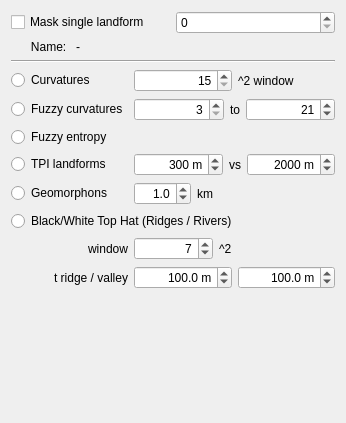
          <widget class="QWidget" name="pageLandforms">
           <property name="geometry">
            <rect>
             <x>0</x>
             <y>0</y>
             <width>346</width>
             <height>423</height>
            </rect>
           </property>
           <attribute name="label">
            <string>Landforms</string>
           </attribute>
           <layout class="QVBoxLayout" name="verticalLayout_17">
            <item>
             <layout class="QHBoxLayout" name="horizontalLayout_10">
              <property name="leftMargin">
               <number>0</number>
              </property>
              <item>
               <widget class="QCheckBox" name="dem_showSingleLandform">
                <property name="text">
                 <string>Mask single landform</string>
                </property>
               </widget>
              </item>
              <item>
               <widget class="QSpinBox" name="dem_showSingleLandform_id"/>
              </item>
             </layout>
            </item>
            <item>
             <layout class="QHBoxLayout" name="horizontalLayout_23">
              <item>
               <widget class="QLabel" name="label_25">
                <property name="sizePolicy">
                 <sizepolicy hsizetype="Minimum" vsizetype="Preferred">
                  <horstretch>0</horstretch>
                  <verstretch>0</verstretch>
                 </sizepolicy>
                </property>
                <property name="text">
                 <string>      Name: </string>
                </property>
               </widget>
              </item>
              <item>
               <widget class="QLabel" name="dem_landformName">
                <property name="sizePolicy">
                 <sizepolicy hsizetype="Expanding" vsizetype="Preferred">
                  <horstretch>0</horstretch>
                  <verstretch>0</verstretch>
                 </sizepolicy>
                </property>
                <property name="text">
                 <string>-</string>
                </property>
               </widget>
              </item>
             </layout>
            </item>
            <item>
             <widget class="Line" name="line">
              <property name="orientation">
               <enum>Qt::Orientation::Horizontal</enum>
              </property>
             </widget>
            </item>
            <item>
             <layout class="QGridLayout" name="gridLayout_4">
              <item row="0" column="0">
               <widget class="QRadioButton" name="dem_dikauWoodClass">
                <property name="text">
                 <string>Curvatures</string>
                </property>
               </widget>
              </item>
              <item row="0" column="1" colspan="2">
               <layout class="QHBoxLayout" name="horizontalLayout_13">
                <item>
                 <widget class="QSpinBox" name="dem_dikauWoodSolver_w">
                  <property name="alignment">
                   <set>Qt::AlignmentFlag::AlignRight|Qt::AlignmentFlag::AlignTrailing|Qt::AlignmentFlag::AlignVCenter</set>
                  </property>
                  <property name="prefix">
                   <string/>
                  </property>
                  <property name="minimum">
                   <number>15</number>
                  </property>
                  <property name="maximum">
                   <number>1001</number>
                  </property>
                  <property name="singleStep">
                   <number>2</number>
                  </property>
                  <property name="value">
                   <number>15</number>
                  </property>
                 </widget>
                </item>
                <item>
                 <widget class="QLabel" name="label_22">
                  <property name="text">
                   <string>^2 window</string>
                  </property>
                 </widget>
                </item>
               </layout>
              </item>
              <item row="1" column="0">
               <widget class="QRadioButton" name="dem_fisher2004">
                <property name="enabled">
                 <bool>true</bool>
                </property>
                <property name="text">
                 <string>Fuzzy curvatures</string>
                </property>
               </widget>
              </item>
              <item row="1" column="1" colspan="2">
               <layout class="QHBoxLayout" name="horizontalLayout_29">
                <item>
                 <widget class="QSpinBox" name="dem_fisher2004_minScale">
                  <property name="sizePolicy">
                   <sizepolicy hsizetype="Expanding" vsizetype="Fixed">
                    <horstretch>0</horstretch>
                    <verstretch>0</verstretch>
                   </sizepolicy>
                  </property>
                  <property name="alignment">
                   <set>Qt::AlignmentFlag::AlignRight|Qt::AlignmentFlag::AlignTrailing|Qt::AlignmentFlag::AlignVCenter</set>
                  </property>
                  <property name="minimum">
                   <number>3</number>
                  </property>
                  <property name="maximum">
                   <number>201</number>
                  </property>
                  <property name="singleStep">
                   <number>2</number>
                  </property>
                  <property name="value">
                   <number>3</number>
                  </property>
                 </widget>
                </item>
                <item>
                 <widget class="QLabel" name="label_31">
                  <property name="sizePolicy">
                   <sizepolicy hsizetype="Minimum" vsizetype="Preferred">
                    <horstretch>0</horstretch>
                    <verstretch>0</verstretch>
                   </sizepolicy>
                  </property>
                  <property name="text">
                   <string>to</string>
                  </property>
                 </widget>
                </item>
                <item>
                 <widget class="QSpinBox" name="dem_fisher2004_maxScale">
                  <property name="sizePolicy">
                   <sizepolicy hsizetype="Expanding" vsizetype="Fixed">
                    <horstretch>0</horstretch>
                    <verstretch>0</verstretch>
                   </sizepolicy>
                  </property>
                  <property name="alignment">
                   <set>Qt::AlignmentFlag::AlignRight|Qt::AlignmentFlag::AlignTrailing|Qt::AlignmentFlag::AlignVCenter</set>
                  </property>
                  <property name="minimum">
                   <number>3</number>
                  </property>
                  <property name="maximum">
                   <number>201</number>
                  </property>
                  <property name="singleStep">
                   <number>2</number>
                  </property>
                  <property name="value">
                   <number>21</number>
                  </property>
                 </widget>
                </item>
               </layout>
              </item>
              <item row="2" column="0">
               <widget class="QRadioButton" name="dem_fisher2004entropy">
                <property name="enabled">
                 <bool>true</bool>
                </property>
                <property name="text">
                 <string>Fuzzy entropy</string>
                </property>
               </widget>
              </item>
              <item row="3" column="0">
               <widget class="QRadioButton" name="dem_tpiClass">
                <property name="text">
                 <string>TPI landforms</string>
                </property>
               </widget>
              </item>
              <item row="3" column="1" colspan="2">
               <layout class="QHBoxLayout" name="horizontalLayout_24">
                <item>
                 <widget class="QSpinBox" name="dem_tpiClassSmall">
                  <property name="minimumSize">
                   <size>
                    <width>64</width>
                    <height>0</height>
                   </size>
                  </property>
                  <property name="alignment">
                   <set>Qt::AlignmentFlag::AlignRight|Qt::AlignmentFlag::AlignTrailing|Qt::AlignmentFlag::AlignVCenter</set>
                  </property>
                  <property name="suffix">
                   <string> m</string>
                  </property>
                  <property name="maximum">
                   <number>50000</number>
                  </property>
                  <property name="singleStep">
                   <number>50</number>
                  </property>
                  <property name="value">
                   <number>300</number>
                  </property>
                 </widget>
                </item>
                <item>
                 <widget class="QLabel" name="label_34">
                  <property name="sizePolicy">
                   <sizepolicy hsizetype="Fixed" vsizetype="Preferred">
                    <horstretch>0</horstretch>
                    <verstretch>0</verstretch>
                   </sizepolicy>
                  </property>
                  <property name="text">
                   <string>vs</string>
                  </property>
                 </widget>
                </item>
                <item>
                 <widget class="QSpinBox" name="dem_tpiClassLarge">
                  <property name="minimumSize">
                   <size>
                    <width>64</width>
                    <height>0</height>
                   </size>
                  </property>
                  <property name="alignment">
                   <set>Qt::AlignmentFlag::AlignRight|Qt::AlignmentFlag::AlignTrailing|Qt::AlignmentFlag::AlignVCenter</set>
                  </property>
                  <property name="suffix">
                   <string> m</string>
                  </property>
                  <property name="maximum">
                   <number>50000</number>
                  </property>
                  <property name="singleStep">
                   <number>50</number>
                  </property>
                  <property name="value">
                   <number>2000</number>
                  </property>
                 </widget>
                </item>
               </layout>
              </item>
              <item row="4" column="0">
               <widget class="QRadioButton" name="dem_geomorphons">
                <property name="text">
                 <string>Geomorphons</string>
                </property>
               </widget>
              </item>
              <item row="4" column="1">
               <layout class="QHBoxLayout" name="horizontalLayout_20">
                <item>
                 <widget class="QDoubleSpinBox" name="dem_geomorphons_km">
                  <property name="alignment">
                   <set>Qt::AlignmentFlag::AlignRight|Qt::AlignmentFlag::AlignTrailing|Qt::AlignmentFlag::AlignVCenter</set>
                  </property>
                  <property name="decimals">
                   <number>1</number>
                  </property>
                  <property name="maximum">
                   <double>100.000000000000000</double>
                  </property>
                  <property name="singleStep">
                   <double>0.100000000000000</double>
                  </property>
                  <property name="value">
                   <double>1.000000000000000</double>
                  </property>
                 </widget>
                </item>
                <item>
                 <widget class="QLabel" name="label">
                  <property name="text">
                   <string>km</string>
                  </property>
                 </widget>
                </item>
               </layout>
              </item>
              <item row="5" column="0" colspan="3">
               <widget class="QRadioButton" name="dem_tophat">
                <property name="text">
                 <string>Black/White Top Hat (Ridges / Rivers)</string>
                </property>
               </widget>
              </item>
              <item row="6" column="0">
               <widget class="QLabel" name="label_19">
                <property name="text">
                 <string>window</string>
                </property>
                <property name="alignment">
                 <set>Qt::AlignmentFlag::AlignRight|Qt::AlignmentFlag::AlignTrailing|Qt::AlignmentFlag::AlignVCenter</set>
                </property>
               </widget>
              </item>
              <item row="6" column="1">
               <layout class="QHBoxLayout" name="horizontalLayout_14">
                <item>
                 <widget class="QSpinBox" name="dem_tophat_w">
                  <property name="alignment">
                   <set>Qt::AlignmentFlag::AlignRight|Qt::AlignmentFlag::AlignTrailing|Qt::AlignmentFlag::AlignVCenter</set>
                  </property>
                  <property name="minimum">
                   <number>1</number>
                  </property>
                  <property name="singleStep">
                   <number>2</number>
                  </property>
                  <property name="value">
                   <number>7</number>
                  </property>
                 </widget>
                </item>
                <item>
                 <widget class="QLabel" name="label_28">
                  <property name="sizePolicy">
                   <sizepolicy hsizetype="Fixed" vsizetype="Preferred">
                    <horstretch>0</horstretch>
                    <verstretch>0</verstretch>
                   </sizepolicy>
                  </property>
                  <property name="text">
                   <string>^2</string>
                  </property>
                 </widget>
                </item>
               </layout>
              </item>
              <item row="7" column="0">
               <widget class="QLabel" name="label_16">
                <property name="text">
                 <string>t ridge / valley</string>
                </property>
                <property name="alignment">
                 <set>Qt::AlignmentFlag::AlignRight|Qt::AlignmentFlag::AlignTrailing|Qt::AlignmentFlag::AlignVCenter</set>
                </property>
               </widget>
              </item>
              <item row="7" column="1">
               <widget class="QDoubleSpinBox" name="dem_tophat_peak">
                <property name="alignment">
                 <set>Qt::AlignmentFlag::AlignRight|Qt::AlignmentFlag::AlignTrailing|Qt::AlignmentFlag::AlignVCenter</set>
                </property>
                <property name="suffix">
                 <string> m</string>
                </property>
                <property name="decimals">
                 <number>1</number>
                </property>
                <property name="maximum">
                 <double>10000.000000000000000</double>
                </property>
                <property name="singleStep">
                 <double>50.000000000000000</double>
                </property>
                <property name="value">
                 <double>100.000000000000000</double>
                </property>
               </widget>
              </item>
              <item row="7" column="2">
               <widget class="QDoubleSpinBox" name="dem_tophat_valley">
                <property name="alignment">
                 <set>Qt::AlignmentFlag::AlignRight|Qt::AlignmentFlag::AlignTrailing|Qt::AlignmentFlag::AlignVCenter</set>
                </property>
                <property name="suffix">
                 <string> m</string>
                </property>
                <property name="decimals">
                 <number>1</number>
                </property>
                <property name="maximum">
                 <double>10000.000000000000000</double>
                </property>
                <property name="singleStep">
                 <double>50.000000000000000</double>
                </property>
                <property name="value">
                 <double>100.000000000000000</double>
                </property>
               </widget>
              </item>
             </layout>
            </item>
            <item>
             <spacer name="verticalSpacer_10">
              <property name="orientation">
               <enum>Qt::Orientation::Vertical</enum>
              </property>
              <property name="sizeHint" stdset="0">
               <size>
                <width>20</width>
                <height>353</height>
               </size>
              </property>
             </spacer>
            </item>
           </layout>
          </widget>
